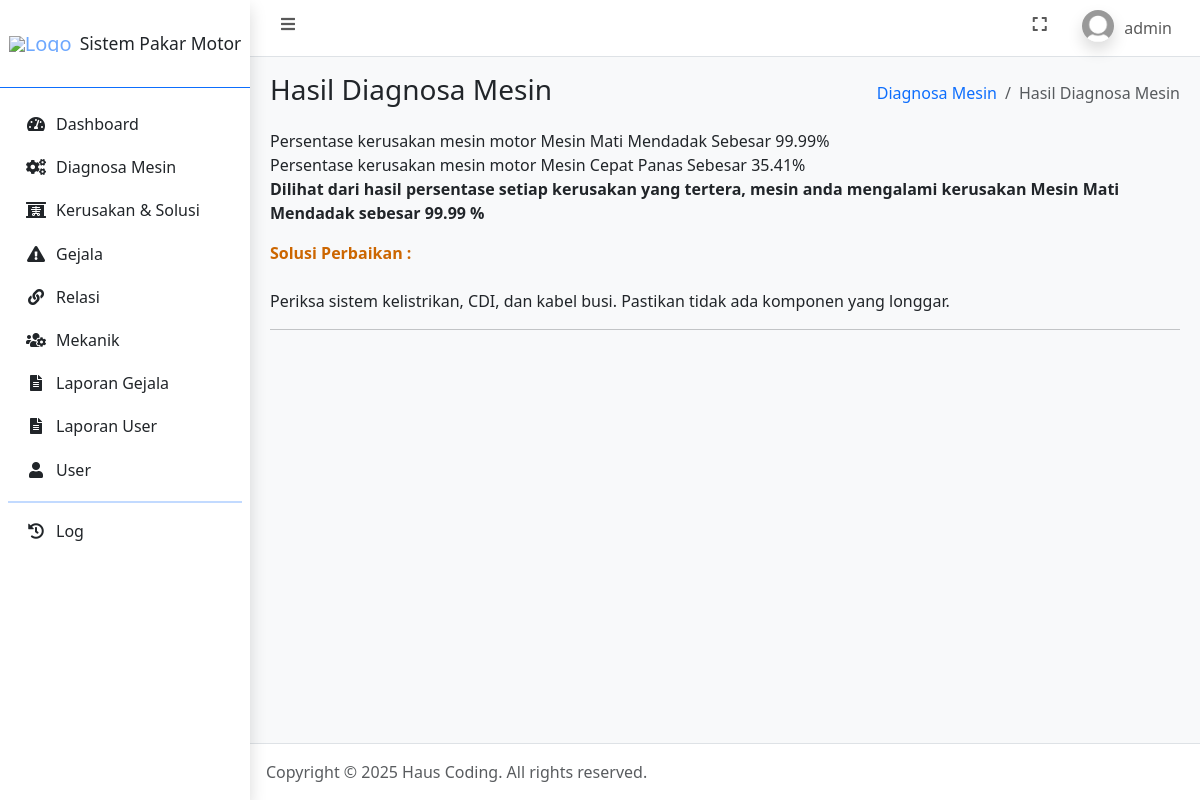
Page /hasil_diagnosa.php (signed in) on the earlier database version.
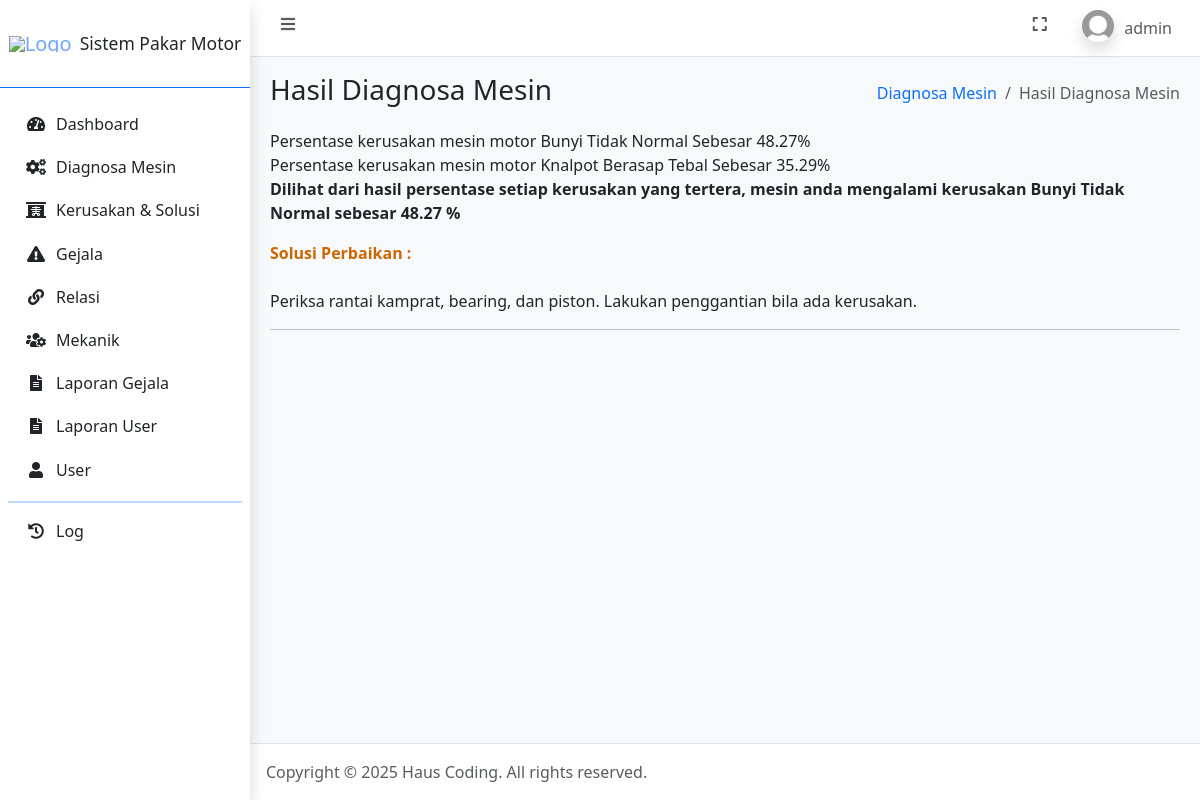
Same page on the later database version.
### tables this page shows
CREATE TABLE `kerusakan_solusi` (
  `kd_kerusakan` char(4) NOT NULL,
  `nama_kerusakan` varchar(30) DEFAULT NULL,
  `definisi` text DEFAULT NULL,
  `solusi` text DEFAULT NULL
);

CREATE TABLE `tmp_kerusakan` (
  `noip` varchar(30) NOT NULL,
  `kd_kerusakan` char(4) NOT NULL,
  `nilai` double NOT NULL
);

### hasil_diagnosa.php (the view, shortened to what this page needs)
<?php
    require_once 'connection.php';
?>
<!DOCTYPE html>
<html lang="en">
<head>
    <?php include_once 'include/head.php'; ?>
</head>
<body class="layout-fixed sidebar-expand-lg bg-body-tertiary">
    <div class="app-wrapper">
        <?php include_once 'include/navbar.php'; ?>
        <?php include_once 'include/sidebar.php'; ?>
        <main class="app-main">
            <div class="app-content-header">
                <div class="container-fluid">
                    <div class="row">
                        <div class="col-sm-6">
                            <h3 class="mb-0">Hasil Diagnosa Mesin</h3>
                        </div>
                        <div class="col-sm-6">
                            <ol class="breadcrumb float-sm-end">
                                <li class="breadcrumb-item"><a href="laporan_user.php">Diagnosa Mesin</a></li>
                                <li class="breadcrumb-item active" aria-current="page">
                                    Hasil Diagnosa Mesin
                                </li>
                            </ol>
                        </div>
                    </div>
                </div>
            </div>
            <div class="app-content">
                <div class="container-fluid">
                    <div class="row">
                        <div class="col-12">
                            <?php
                                $query_sum_tmp = mysqli_query($conn, "SELECT * FROM tmp_kerusakan ORDER BY nilai DESC LIMIT 0, 6");
                                while ($row_sumtmp = mysqli_fetch_array($query_sum_tmp))
                                {
                                    $nilai = $row_sumtmp['nilai'];
                                    $nilai_persen = $nilai;
                                    $data_persen = $nilai_persen * 100;
                                    $persen = substr($data_persen, 0, 5);
                                    $kd_pen2 = $row_sumtmp['kd_kerusakan'];
                                    $query_penyasol = mysqli_query($conn, "SELECT * FROM kerusakan_solusi WHERE kd_kerusakan = '$kd_pen2'");
                                    while ($row_penyasol = mysqli_fetch_array($query_penyasol))
                                    {
                                        echo "Persentase kerusakan mesin motor " . $row_penyasol['nama_kerusakan'] . " Sebesar ". $persen . "%". "<br>";
                                    }
                                }
                                $query_kesimpulan_akhir = mysqli_query($conn, "SELECT * FROM tmp_kerusakan ORDER BY nilai DESC LIMIT 0, 1");
                                while ($row_sumtmp = mysqli_fetch_array($query_kesimpulan_akhir))
                                {
                                    $nilai = $row_sumtmp['nilai'];
                                    $nilai_persen = $nilai;
                                    $data_persen = $nilai_persen * 100;
                                    $persen = substr($data_persen, 0, 5);
                                    $kd_pen2 = $row_sumtmp['kd_kerusakan'];
                                    $query_penyasol = mysqli_query($conn,"SELECT * FROM kerusakan_solusi WHERE kd_kerusakan = '$kd_pen2'");
                                    while ($row_penyasol=mysqli_fetch_array($query_penyasol))
                                    {
                                        echo "<p>"."<strong>Dilihat dari hasil persentase setiap kerusakan yang tertera, mesin anda mengalami kerusakan ".$row_penyasol['nama_kerusakan']." sebesar ".$persen." % </p></strong>";
                                        echo "<p>"."<strong style=color:#C60>Solusi Perbaikan :</strong><br><br> ".$row_penyasol['solusi']."</p><hr>";
                                    }
                                }
                            ?>
                        </div>
                    </div>
                </div>
            </div>
        </main>
        <?php include_once 'include/footer.php'; ?>
    </div>
</body>
</html>

Differences in the rows shown:
removed tmp_kerusakan: nilai "99.99"
no longer on this page (row unchanged): kerusakan_solusi: nama_kerusakan "Mesin Mati Mendadak", solusi "Periksa sistem kelistrikan, CDI, dan kabel busi. Pastikan tidak ada komponen yang longgar."
removed tmp_kerusakan: nilai "35.41"
no longer on this page (row unchanged): kerusakan_solusi: nama_kerusakan "Mesin Cepat Panas"
added tmp_kerusakan: nilai "48.27"
now on this page (row unchanged): kerusakan_solusi: nama_kerusakan "Bunyi Tidak Normal", solusi "Periksa rantai kamprat, bearing, dan piston. Lakukan penggantian bila ada kerusakan."
added tmp_kerusakan: nilai "35.29"
now on this page (row unchanged): kerusakan_solusi: nama_kerusakan "Knalpot Berasap Tebal"
